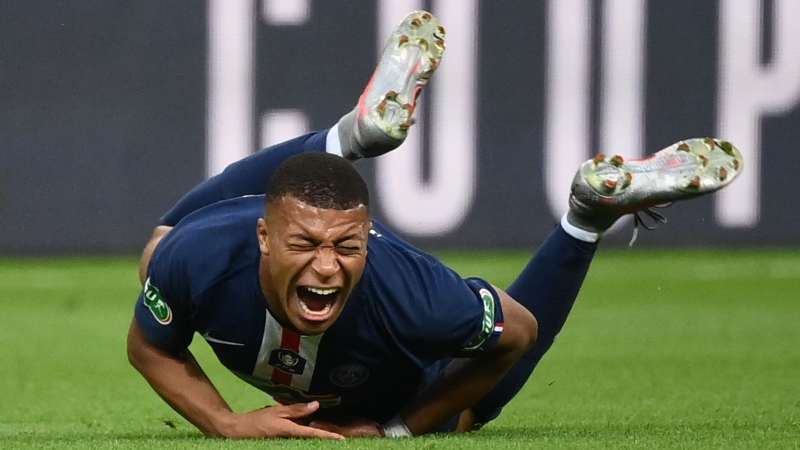
#> input picture img.jpg, 1600 x 900 px (shown at 1/2 size)
$ python 'Image Up & Down Sampling.py'
#> lines starting #> are read from the running program, lines starting #| are printed output that depends on the picture
import cv2
import matplotlib.pyplot as plt

# Load the image
#image_path = input("Enter the path to the image: ")

image_path = "./img.jpg"
image = cv2.imread(image_path)
#> image is the input picture: shape (900, 1600, 3); mean B, G, R 85.7, 103.4, 96.3

if image is None:
    print("Error: Could not load the image. Please check the file path.")
else:
    # Downsample the image
    downsampled = cv2.pyrDown(cv2.pyrDown(cv2.pyrDown(cv2.pyrDown(image))))
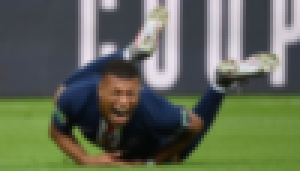
#> downsampled: shape (57, 100, 3) (shown 3 times larger); mean B, G, R 85.8, 103.7, 96.5

    # Upsample the image
    upsampled = cv2.pyrUp(cv2.pyrUp(image))


    # Save the images
    #cv2.imwrite("original_image.jpg", image)
    #cv2.imwrite("downsampled_image.jpg", downsampled)
    #cv2.imwrite("upsampled_image.jpg", upsampled)


    # Display the original, downsampled, and upsampled images
    images = [image, downsampled, upsampled]
    #titles = ["Original Image", "Downsampled Image", "Upsampled Image"]

    titles = [
        f"Original Image\n[ {image.shape[1]} x {image.shape[0]} ]\n",
        f"Downsampled Image\n[ {downsampled.shape[1]} x {downsampled.shape[0]} ]\n",
        f"Upsampled Image\n[ {upsampled.shape[1]} x {upsampled.shape[0]} ]\n",
    ]

    plt.figure(figsize=(20, 10))
    for i in range(len(images)):
        plt.subplot(1, len(images), i + 1)
        plt.imshow(cv2.cvtColor(images[i], cv2.COLOR_BGR2RGB))
        #plt.title(titles[i])
        plt.title(titles[i], fontsize=16)
        plt.axis("off")
#> this loop made 3 passes
    plt.show()
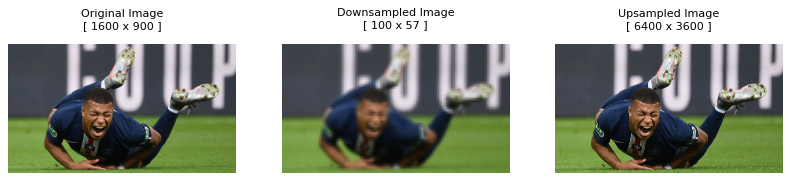
#> figure drawn by matplotlib, 3 panels
